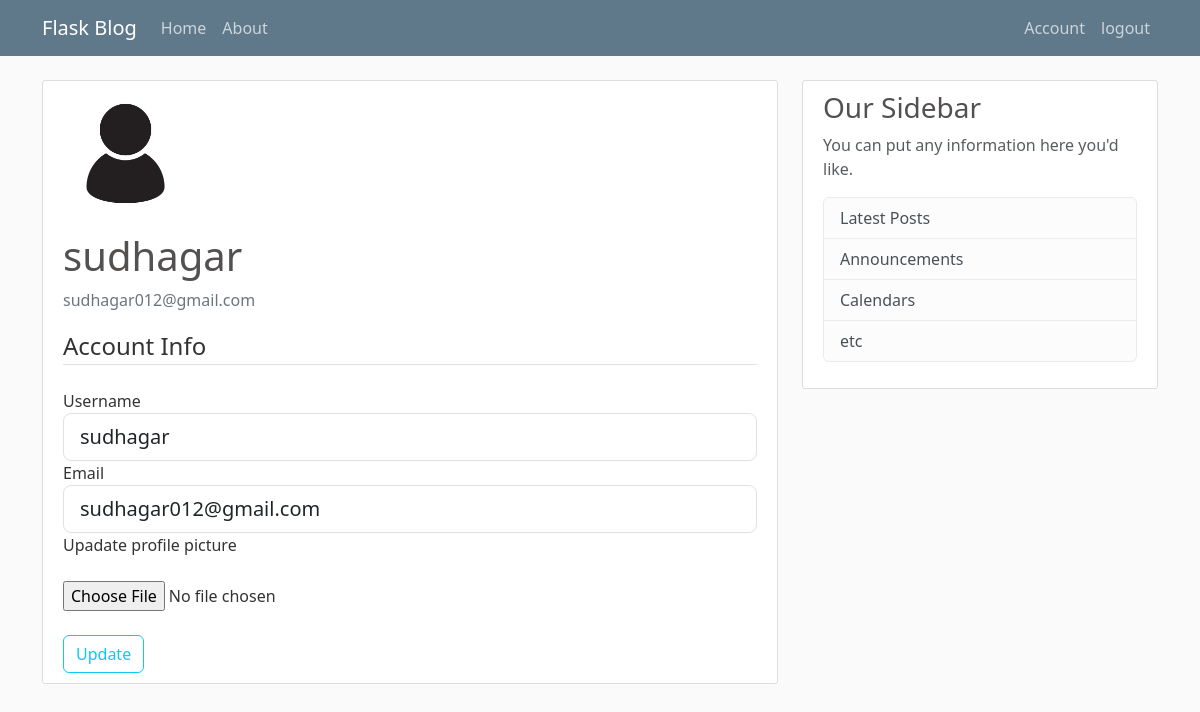
Page /account (signed in) on the earlier database version.
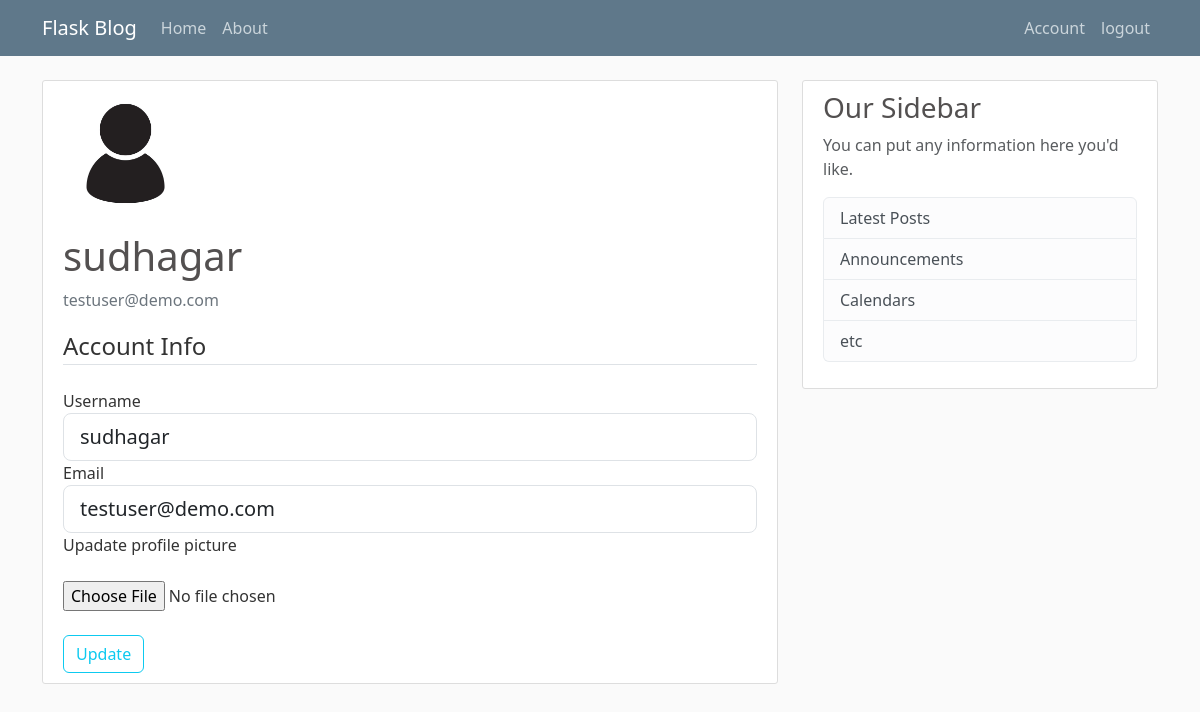
Same page on the later database version.
### webPage/module.py (models this page shows, shortened)
class User(db.Model, UserMixin):
    id = db.Column(db.Integer,primary_key = True)
    username = db.Column(db.String(20),unique = True, nullable = False)
    email = db.Column(db.String(120),unique = True, nullable = False)
    image_file = db.Column(db.String(20), nullable = False, default = 'ddd.jpg')
    password = db.Column(db.String(60),nullable =False )
    posts = db.relationship('Post', backref='author', lazy = True)

### webPage/routes.py (the view)
@app.route('/account',methods=['GET', 'POST'])
@login_required
def account():
    form = UpdateAccountForm()
    if form.validate_on_submit():
        if form.picture.data:
            picture_file = save_picture(form.picture.data)
            current_user.image_file =picture_file
        current_user.username = form.username.data
        current_user.email = form.email.data
        db.session.commit()
        flash('Your account has been updated!','success')
        return redirect(url_for('account'))
    elif request.method == 'GET':
        form.username.data = current_user.username
        form.email.data = current_user.email
    image_file = url_for('static', filename = 'profile_pic/' + current_user.image_file)
    return render_template("account.html",title="Account",image_file= image_file, form=form)

### webPage/form.py (shortened to what this page needs)
class UpdateAccountForm(FlaskForm):
    username = StringField('Username',validators=[DataRequired(),Length(min=2, max=20)])
    email = StringField('Email',validators=[DataRequired(),Email()])
    picture = FileField('Upadate profile picture',validators=[FileAllowed(['jpg','png'])])
    submit = SubmitField('Update')

### webPage/module.py (called while the page is built)
@login_manager.user_loader
def load_user(user_id):
    return User.query.get(int(user_id))

### webPage/templates/account.html (shortened to what this page needs)
{% extends "layout.html"%}
    {% block content %}
        <div class="content-section">
            <div class="media">
                <img class="rounded-circle account-img" src="{{ image_file }}">
                <div class="media-body">
                <h2 class="account-heading">{{ current_user.username }}</h2>
                <p class="text-secondary">{{ current_user.email }}</p>
                </div>
            </div>
                <form method ="POST" action="{{ url_for('account') }}" enctype="multipart/form-data">
                    <fieldset class="form-group">
                        <legend class ="border-bottom mb-4">
                            Account Info
                        </legend>
                        <div class="form-group">
                                {{form.username.label(class='form-control-label')}}
                                {% if form.username.errors %}
                                 {{ form.username(class="form-control form-control-lg is-invalid")}}
                                 <div class="invalid-feedback">
                                    {% for error in form.username.errors %}
                                    <span>{{ error }}</span>
                                    {% endfor %}
                                 </div>
                                {% else %}
                                    {{ form.username(class="form-control form-control-lg")}}
                                {% endif %}
                        </div>
                         <div class="form-group">
                                {{form.email.label(class='form-control-label')}}
                                 {% if form.email.errors %}
                                 {{ form.email(class="form-control form-control-lg is-invalid")}}
                                 <div class="invalid-feedback">
                                    {% for error in form.email.errors %}
                                    <span>{{ error }}</span>
                                    {% endfor %}
                                 </div>
                                {% else %}
                                    {{ form.email(class="form-control form-control-lg")}}
                                {% endif %}
                        </div>
                        <div class="form-group">
                                {{ form.picture.label() }}  <br><br>
                                {{ form.picture(class="form-control-file") }}
                        </div><br>
                    </fieldset>
                    <div class="form-group">
                        {{form.submit(class="btn btn-outline-info")}}
                    </div>
            </form>
         </div>
    {% endblock content %}

### webPage/templates/layout.html (shortened to what this page needs)
<!DOCTYPE html>
<html lang="en">
<head>
    <link href="https://cdn.jsdelivr.net/npm/bootstrap@5.3.8/dist/css/bootstrap.min.css" rel="stylesheet">
    <link rel="stylesheet" type="text/css" href="{{ url_for('static', filename='main.css') }}">
</head>
<body>
        <header class="site-header">
        <nav class="navbar navbar-expand-md navbar-dark bg-steel fixed-top">
            <div class="container">
            <a class="navbar-brand mr-4" href="{{ url_for('hello')}}">Flask Blog</a>
            <div class="collapse navbar-collapse" id="navbarToggle">
                <div class="navbar-nav mr-auto">
                <a class="nav-item nav-link" href="{{ url_for('hello')}}">Home</a>
                <a class="nav-item nav-link" href="{{ url_for('about')}}">About</a>
            </div>
                <div class="navbar-nav" id="dom">
                    {% if current_user.is_authenticated %}
                        <a class="nav-item nav-link" href="{{ url_for('account')}}">Account</a>
                       <a class="nav-item nav-link" href="{{ url_for('logout')}}">logout</a>
                    {% else %}
                            <a class="nav-item nav-link" href="{{ url_for('login')}}">Login</a>
                            <a class="nav-item nav-link" href="{{ url_for('register')}}">Register</a>
                    {% endif%}
                </div>
            </div>
            </div>
        </nav>
        </header>
    <main role="main" class="container">
    <div class="row">
        <div class="col-md-8">
        {% block content %} {% endblock %}
        </div>
        <div class="col-md-4">
        <div class="content-section">
            <h3>Our Sidebar</h3>
            <p class='text-muted'>You can put any information here you'd like.
            <ul class="list-group">
                <li class="list-group-item list-group-item-light">Latest Posts</li>
                <li class="list-group-item list-group-item-light">Announcements</li>
                <li class="list-group-item list-group-item-light">Calendars</li>
                <li class="list-group-item list-group-item-light">etc</li>
            </ul>
            </p>
        </div>
        </div>
    </div>
    </main>
</body>
</html>

### webPage/static/main.css (style rules this page uses)
body { background: #fafafa; color: #333333; margin-top: 5rem; }
h1, h2, h3, h4, h5, h6 { color: #535050; }
.bg-steel { background-color: #5f788a; }
.site-header .navbar-nav .nav-link { color: #cbd5db; }
.content-section { background: #ffffff; padding: 10px 20px; border: 1px solid #dddddd; border-radius: 3px; margin-bottom: 20px; }
.account-img { height: 125px; width: 125px; margin-right: 20px; margin-bottom: 16px; }
.account-heading { font-size: 2.5rem; }
#dom { margin-left: auto; }

Differences in the rows shown:
changed User "sudhagar": email "sudhagar012@gmail.com" → "testuser@demo.com"
